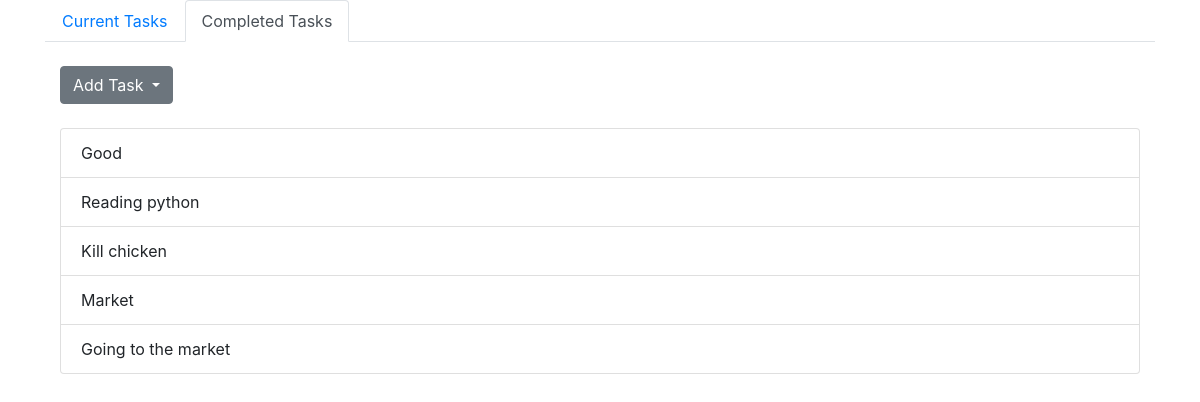
/completed_tasks/, run on the app's committed database.
### todo/models.py (models this page shows)
class Task(models.Model):
  PRIORITY_CHOICES = [
   (3, "High"),
   (2, "Mid"),
   (1, "Low"),
   ]
  name = models.CharField("Task name", max_length = 100)
  completed = models.BooleanField(default = False)
  time_created = models.DateField(auto_now_add = True)
  deadline = models.DateField(blank = True, null = True)
  priority = models.IntegerField(choices = PRIORITY_CHOICES, null = True, blank = True)
  def __str__(self):
    return self.name

### todo/views.py (the view)
# urls.py: path("completed_tasks/", views.completed_tasks, name = 'completed_tasks'),
def completed_tasks(request):
  tasks = Task.objects.all().filter(completed = True).order_by('-time_created')
  context = {"tasks": tasks}
  return render(request, "todo/complete.html", context)

### todo/templates/todo/complete.html
{% extends 'base.html' %}
{% block header %}
  <ul class="nav nav-tabs dark">
    <li class="nav-item">
      <a class="nav-link" href="/">Current Tasks</a>
    </li>
    <li class="nav-item">
      <a class="nav-link active" href="{% url 'completed_tasks' %}">Completed Tasks</a>
    </li>
  </ul>
{% endblock %}
{% block content %}
<ul class="list-group">
  {% for task in tasks %}
  <li class="list-group-item">
    <span>{{task}} </span>
  </li>
  {% endfor %}
</ul>
{% endblock %}

### data on the page
Task: name "Good"
Task: name "Reading python"
Task: name "Kill chicken"
Task: name "Market"
Task: name "Going to the market"
